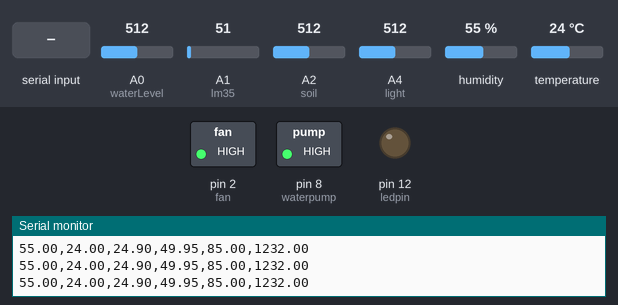
Recording of a sketch running on a simulated Arduino Uno, built with avr-gcc and run on an emulated ATmega328P. Shown: switched loads named in the sketch (green lamp = pin HIGH), output pins drawn as LEDs (lit = HIGH), the last lines printed to the serial monitor. The test bench sets the inputs (shaded band); at power-on: A2 (soil) = 512, A0 (waterLevel) = 512, A1 (lm35) = 51, A4 (light) = 512, humidity 55 %, temperature 24 °C.

Above: at 1.2 s.
1.3 s: A2 (soil) set to 861
2.8 s: A2 (soil) set to 887
At 3.6 s:
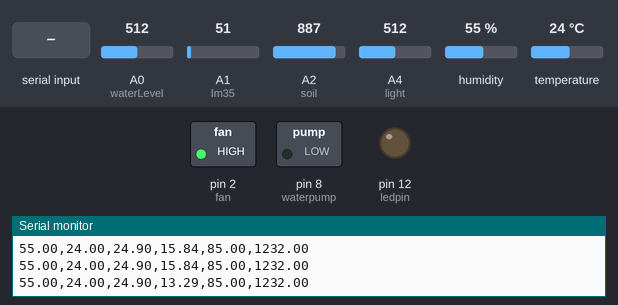
8.8 s: "4" received over Serial
At 14.5 s:
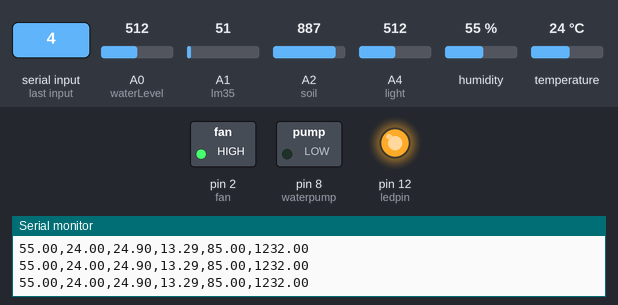
14.8 s: "2" received over Serial
At 19.0 s:
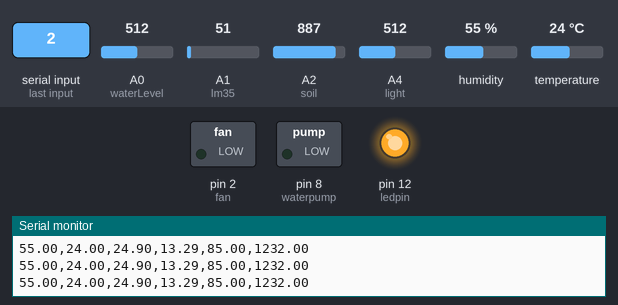
20.1 s: "5" received over Serial
At 24.5 s:
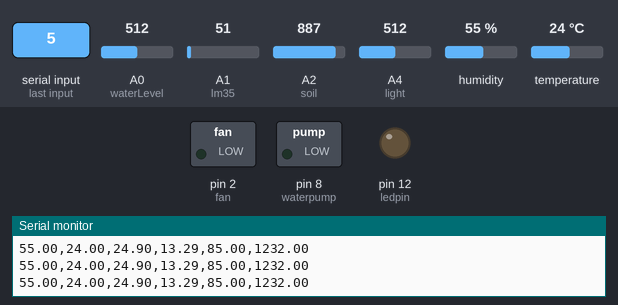
25.4 s: "3" received over Serial
At 30.1 s:
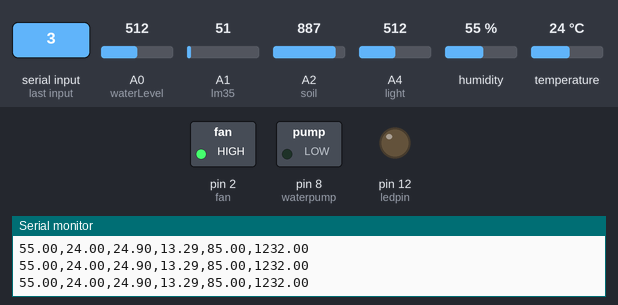
Timing chart, 0 to 31.6 s (numbered marks = the images above; inputs shaded):
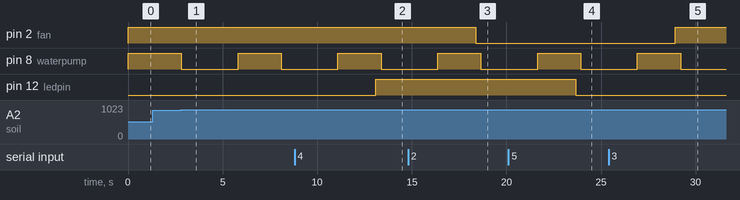

The sketch:

plantify_Arduino.ino
```cpp
#include <DHT.h>         // Include Adafruit DHT11 Sensors Library
#define ledpin  12
#define waterpump   8
#define fan  2
#define DHTPIN 4
#define DHTTYPE DHT11
DHT dht(DHTPIN, DHTTYPE);
#define lm35  A1
#define soil  A2
#define waterLevel A0
#define light A4


void setup () {
  dht.begin();
  pinMode(ledpin, OUTPUT);
  pinMode(fan , OUTPUT);
  pinMode(waterpump , OUTPUT);
  digitalWrite(waterpump , HIGH);
  digitalWrite(fan , HIGH);

  Serial.begin(9600);
}

void loop () {

  float hum = dht11Humditiy();
  float temp = dht11temp();
  float LMtemp = LM35temp();
  float Soil = SoilMoisture();
  float lightINt = light_intensity();
  float waterlvl = WaterLEVEL();

  String dhtData = String(hum) + "," + String(temp) + "," + String(LMtemp) + "," + String (Soil) + "," + String(lightINt) + "," + String(waterlvl);
  Serial.println(dhtData);


  if (Soil < 15) {
    digitalWrite(waterpump, LOW);
    delay(3000);
        digitalWrite(waterpump, HIGH);
  delay(2000);
    if (Soil > 40) {
      digitalWrite(waterpump, HIGH);

    }
  }
  if (hum > 60 ) {
    digitalWrite(fan , LOW);
  }


  if (Serial.available() > 0) {
    Serial.println();
    char inputFromNodeRed = Serial.read();


    if (inputFromNodeRed == '4') {
      digitalWrite(ledpin, HIGH);
    } if (inputFromNodeRed == '5') {
      digitalWrite(ledpin, LOW);
    }

    if (inputFromNodeRed == '1') {
      digitalWrite(waterpump, LOW);

    } if ( inputFromNodeRed == '0') {
      digitalWrite(waterpump, HIGH);
    }
    if ( inputFromNodeRed == '2') {
      digitalWrite(fan , LOW);
    }
    if ( inputFromNodeRed == '3') {
      digitalWrite(fan , HIGH);
    }


  }
  delay(250);

}


float dht11Humditiy() {
  float H = dht.readHumidity();

  return H ;

}
float dht11temp() {
  float T = dht.readTemperature();


  return T ;

}

float LM35temp() {
  //Read Raw ADC Data
  int analog_data = analogRead(lm35);
  if(isnan(analog_data)){
      return -1 ;
  }
  // Convert that ADC Data into voltage
  float voltage = analog_data * (5.0 / 1024.0);

  // Convert the voltage into temperature
  float lm_temp = voltage * 100;

  return lm_temp;
}

float SoilMoisture() {

  int analog_data = analogRead(soil);
   if(isnan(analog_data)){
      return -1 ;
  }
  float moisture_percentage = ( 100 - ( (analog_data / 1023.00) * 100 ) );
  return moisture_percentage;

}

float WaterLEVEL() {
  int minWaterLevel = 56;
  int maxWaterLevel = 93;
  float analog_data = analogRead(waterLevel);
   if(isnan(analog_data)){
      return -1 ;
  }

  float percentage = map(analog_data, minWaterLevel, maxWaterLevel, 0, 100);

  return percentage ;
}

float  light_intensity() {
  int minLight = 0;
  int maxLight = 600;
  float analog_data = analogRead(light);
     if(isnan(analog_data)){
      return -1 ;
  }
  float Light_percentage = map(analog_data, minLight, maxLight, 0, 100);


  return Light_percentage ;
}
```

Measured:
- the behaviour switches between 869 and 870 on A2 (soil) (found by bisection; images 0 and 1)
- after the input at 2.8 s, pin 8 (waterpump): HIGH → LOW at once, → HIGH 3.0 s later, → LOW 2.3 s later
- after the input at 8.8 s, pin 12 (ledpin): LOW → HIGH after 4.3 s
- after the input at 14.8 s, pin 2 (fan): HIGH → LOW after 3.6 s
- after the input at 20.1 s, pin 12 (ledpin): HIGH → LOW after 3.5 s
- after the input at 25.4 s, pin 2 (fan): LOW → HIGH after 3.5 s
